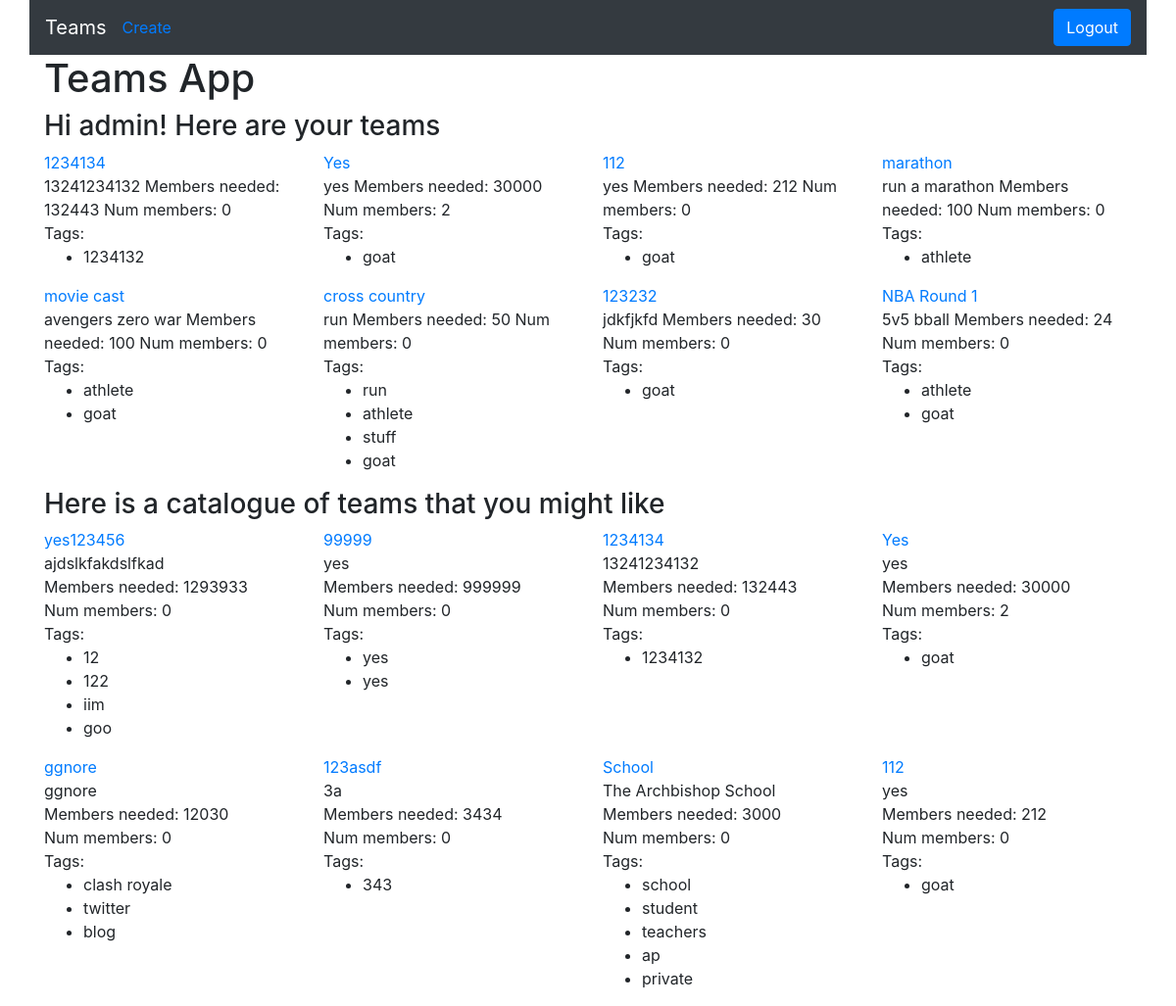
The app's page /app/ (signed in) with its own data.
### teamApp/models.py (models this page shows, shortened)
class Team(models.Model):
    project_name = models.CharField(max_length=64, default="Untitled")
    num_members = models.IntegerField(default=0)
    members_needed = models.IntegerField(default=0)
    project_description = models.TextField(max_length=1000)
    members = models.ManyToManyField(User)

class TeamTag(models.Model):
    name = models.CharField(max_length = 100)
    teamTagged = models.ForeignKey(Team, blank=True, on_delete=models.CASCADE)
    def __str__(self):
        return self.name

### teamApp/views.py (the view, shortened to what this page needs)
# urls.py: path('', views.IndexView.as_view(), name='index'),
class IndexView(View):
    def get(self, request):
        user = request.user
        allTeams = Team.objects.order_by("-members_needed")[:8]
        context = {
            'allTeams': allTeams,
            'user': user
        }
        if user.is_authenticated:
            context['userTeams'] = user.team_set.all().order_by("-members_needed")[:8]
        return render(request, 'teamApp/index.html', context)

### teamApp/templates/teamApp/index.html (shortened to what this page needs)
<!DOCTYPE html>
<html>
  <head>
    <link rel="stylesheet" href="https://maxcdn.bootstrapcdn.com/bootstrap/4.4.1/css/bootstrap.min.css" />
  </head>
  <body class="container">
    <div>
      <nav class="navbar row navbar-expand-sm navbar-expand-md navbar-inverse navbar-dark bg-dark">
          <a class="navbar-brand" href="{% url 'index' %}">
              <span class="logo">Teams</span>
          </a>
          <ul class="navbar-nav collapse navbar-collapse" id="collapsibleNavbar">
              {% if user.is_authenticated %}
                <li class="navbar-item navbar-link">
                  <a href="{% url 'create' %}">Create</a>
                </li>
              {% endif %}
              <li class="navbar-item ml-auto">
                  <form method="POST">
                    {% if user.is_authenticated %}
                      <button type="submit" class="btn btn-primary">Logout</button>
                    {% else %}
                      <input type="hidden" name="login" value="login"></input>
                      <button type="submit" class="btn btn-primary">Log In</button>
                    {% endif %}
                  </form>
              </li>
          </ul>
      </nav>
      <h1>Teams App</h1>
      {% if user.is_authenticated %}
      <form method="POST">
          <h3>Hi {{user.username}}! Here are your teams</h3>
          <div class="row">
            {% for team in userTeams %}
            <div class="col-md-3">
              <div class="text-primary">
                <a href="teams\{{team.id}}">{{team.project_name}}</a>
              </div>
              <div class="text">
                {{team.project_description}}
                Members needed: {{team.members_needed}}
                Num members: {{team.num_members}}
                <div>
                  Tags:
                  <ul>
                    {% for tag in team.teamtag_set.all %}
                    <li>{{tag}}</li>
                    {% endfor %}
                </div>
              </div>
            </div>
            {% endfor %}
          </div>
      </form>
      {% endif %}
      <h3>Here is a catalogue of teams that you might like</h3>
      <div class="row">
        {% for team in allTeams %}
        <div class="col-md-3">
          <div class="text-primary">
            <a href="teams\{{team.id}}">{{team.project_name}}</a>
          </div>
          <div class="text">
            {{team.project_description}}
            <br />
            Members needed: {{team.members_needed}}
            <br />
            Num members: {{team.num_members}}
            <div>
              Tags:
              <ul>
                {% for tag in team.teamtag_set.all %}
                <li>{{tag}}</li>
                {% endfor %}
            </div>
          </div>
        </div>
        {% endfor %}
      </div>
    </div>
  </body>
</html>

### records on screen
Team: project_name "1234134", project_description "13241234132", members_needed "132443", num_members "0"
TeamTag: name "1234132"
Team: project_name "Yes", project_description "yes", members_needed "30000", num_members "2"
TeamTag: name "goat"
Team: project_name "112", project_description "yes", members_needed "212", num_members "0"
TeamTag: name "goat"
Team: project_name "marathon", project_description "run a marathon", members_needed "100", num_members "0"
TeamTag: name "athlete"
Team: project_name "movie cast", project_description "avengers zero war", members_needed "100", num_members "0"
TeamTag: name "athlete"
TeamTag: name "goat"
Team: project_name "cross country", project_description "run", members_needed "50", num_members "0"
TeamTag: name "run"
TeamTag: name "athlete"
TeamTag: name "stuff"
TeamTag: name "goat"
Team: project_name "123232", project_description "jdkfjkfd", members_needed "30", num_members "0"
TeamTag: name "goat"
Team: project_name "NBA Round 1", project_description "5v5 bball", members_needed "24", num_members "0"
TeamTag: name "athlete"
TeamTag: name "goat"
Team: project_name "yes123456", project_description "ajdslkfakdslfkad", members_needed "1293933", num_members "0"
TeamTag: name "12"
TeamTag: name "122"
TeamTag: name "iim"
TeamTag: name "goo"
Team: project_name "99999", project_description "yes", members_needed "999999", num_members "0"
TeamTag: name "yes"
TeamTag: name "yes"
Team: project_name "ggnore", project_description "ggnore", members_needed "12030", num_members "0"
TeamTag: name "clash royale"
TeamTag: name "twitter"
TeamTag: name "blog"
Team: project_name "123asdf", project_description "3a", members_needed "3434", num_members "0"
TeamTag: name "343"
Team: project_name "School", project_description "The Archbishop School", members_needed "3000", num_members "0"
TeamTag: name "school"
TeamTag: name "student"
TeamTag: name "teachers"
TeamTag: name "ap"
TeamTag: name "private"

### other values on screen
{{ user.username }} "admin"
